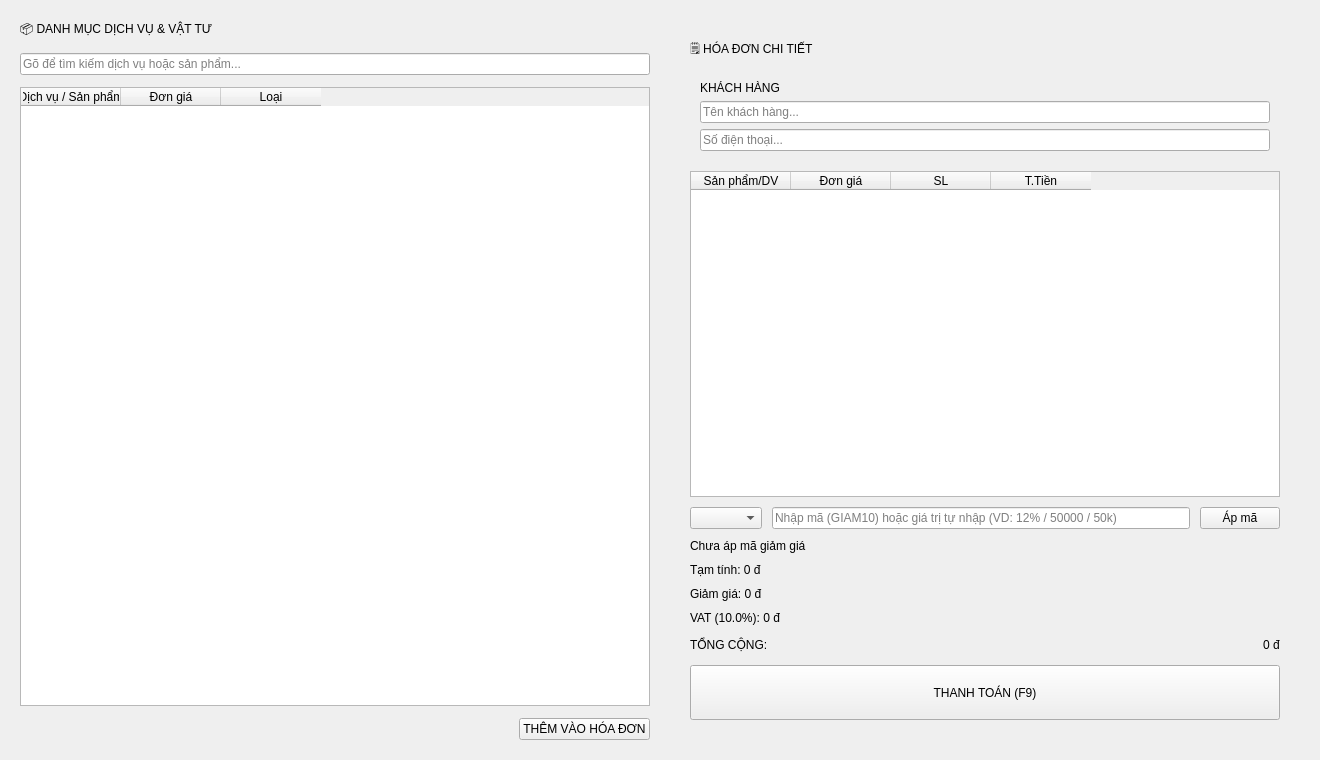
<?xml version="1.0" encoding="UTF-8"?>
<ui version="4.0">
 <class>POSForm</class>
 <widget class="QWidget" name="POSForm">
  <property name="geometry">
   <rect>
    <x>0</x>
    <y>0</y>
    <width>1320</width>
    <height>760</height>
   </rect>
  </property>
  <property name="windowTitle">
   <string>POS</string>
  </property>
  <layout class="QHBoxLayout" name="rootLayout">
   <property name="leftMargin">
    <number>20</number>
   </property>
   <property name="topMargin">
    <number>20</number>
   </property>
   <property name="rightMargin">
    <number>20</number>
   </property>
   <property name="bottomMargin">
    <number>20</number>
   </property>
   <property name="spacing">
    <number>20</number>
   </property>
   <item>
    <layout class="QVBoxLayout" name="leftLayout">
     <property name="spacing">
      <number>12</number>
     </property>
     <item>
      <widget class="QLabel" name="lbl_avail_title">
       <property name="text">
        <string>📦 DANH MỤC DỊCH VỤ &amp; VẬT TƯ</string>
       </property>
      </widget>
     </item>
     <item>
      <widget class="QLineEdit" name="txt_search_item">
       <property name="placeholderText">
        <string>Gõ để tìm kiếm dịch vụ hoặc sản phẩm...</string>
       </property>
      </widget>
     </item>
     <item>
      <widget class="QTableWidget" name="tbl_items">
       <column>
        <property name="text">
         <string>Dịch vụ / Sản phẩm</string>
        </property>
       </column>
       <column>
        <property name="text">
         <string>Đơn giá</string>
        </property>
       </column>
       <column>
        <property name="text">
         <string>Loại</string>
        </property>
       </column>
      </widget>
     </item>
     <item>
      <layout class="QHBoxLayout" name="addBtnLayout">
       <item>
        <spacer name="horizontalSpacerAdd">
         <property name="orientation">
          <enum>Qt::Horizontal</enum>
         </property>
         <property name="sizeHint" stdset="0">
          <size>
           <width>40</width>
           <height>20</height>
          </size>
         </property>
        </spacer>
       </item>
       <item>
        <widget class="QPushButton" name="btn_add_selected">
         <property name="text">
          <string>THÊM VÀO HÓA ĐƠN</string>
         </property>
        </widget>
       </item>
      </layout>
     </item>
    </layout>
   </item>
   <item>
    <widget class="QFrame" name="rightPanel">
     <layout class="QVBoxLayout" name="rightLayout">
      <property name="leftMargin">
       <number>20</number>
      </property>
      <property name="topMargin">
       <number>20</number>
      </property>
      <property name="rightMargin">
       <number>20</number>
      </property>
      <property name="bottomMargin">
       <number>20</number>
      </property>
      <property name="spacing">
       <number>10</number>
      </property>
      <item>
       <widget class="QLabel" name="lbl_invoice_title">
        <property name="text">
         <string>🗒️ HÓA ĐƠN CHI TIẾT</string>
        </property>
       </widget>
      </item>
      <item>
       <widget class="QFrame" name="customerFrame">
        <layout class="QVBoxLayout" name="customerLayout">
         <property name="leftMargin">
          <number>10</number>
         </property>
         <property name="topMargin">
          <number>10</number>
         </property>
         <property name="rightMargin">
          <number>10</number>
         </property>
         <property name="bottomMargin">
          <number>10</number>
         </property>
         <item>
          <widget class="QLabel" name="lbl_customer_title">
           <property name="text">
            <string>KHÁCH HÀNG</string>
           </property>
          </widget>
         </item>
         <item>
          <widget class="QLineEdit" name="txt_customer">
           <property name="placeholderText">
            <string>Tên khách hàng...</string>
           </property>
          </widget>
         </item>
         <item>
          <widget class="QLineEdit" name="txt_customer_phone">
           <property name="placeholderText">
            <string>Số điện thoại...</string>
           </property>
          </widget>
         </item>
        </layout>
       </widget>
      </item>
      <item>
       <widget class="QTableWidget" name="tbl_cart">
        <column>
         <property name="text">
          <string>Sản phẩm/DV</string>
         </property>
        </column>
        <column>
         <property name="text">
          <string>Đơn giá</string>
         </property>
        </column>
        <column>
         <property name="text">
          <string>SL</string>
         </property>
        </column>
        <column>
         <property name="text">
          <string>T.Tiền</string>
         </property>
        </column>
       </widget>
      </item>
      <item>
       <layout class="QHBoxLayout" name="discountLayout">
        <item>
         <widget class="QComboBox" name="cmb_discount"/>
        </item>
        <item>
         <widget class="QLineEdit" name="txt_discount_code">
          <property name="placeholderText">
           <string>Nhập mã (GIAM10) hoặc giá trị tự nhập (VD: 12% / 50000 / 50k)</string>
          </property>
         </widget>
        </item>
        <item>
         <widget class="QPushButton" name="btn_apply_discount">
          <property name="text">
           <string>Áp mã</string>
          </property>
         </widget>
        </item>
       </layout>
      </item>
      <item>
       <widget class="QLabel" name="lbl_discount_note">
        <property name="text">
         <string>Chưa áp mã giảm giá</string>
        </property>
       </widget>
      </item>
      <item>
       <widget class="QLabel" name="lbl_subtotal">
        <property name="text">
         <string>Tạm tính: 0 đ</string>
        </property>
       </widget>
      </item>
      <item>
       <widget class="QLabel" name="lbl_discount">
        <property name="text">
         <string>Giảm giá: 0 đ</string>
        </property>
       </widget>
      </item>
      <item>
       <widget class="QLabel" name="lbl_vat">
        <property name="text">
         <string>VAT (10.0%): 0 đ</string>
        </property>
       </widget>
      </item>
      <item>
       <layout class="QHBoxLayout" name="totalLayout">
        <item>
         <widget class="QLabel" name="lbl_total_title">
          <property name="text">
           <string>TỔNG CỘNG:</string>
          </property>
         </widget>
        </item>
        <item>
         <spacer name="horizontalSpacerTotal">
          <property name="orientation">
           <enum>Qt::Horizontal</enum>
          </property>
          <property name="sizeHint" stdset="0">
           <size>
            <width>40</width>
            <height>20</height>
           </size>
          </property>
         </spacer>
        </item>
        <item>
         <widget class="QLabel" name="lbl_total_v">
          <property name="text">
           <string>0 đ</string>
          </property>
         </widget>
        </item>
       </layout>
      </item>
      <item>
       <widget class="QPushButton" name="btn_pay">
        <property name="minimumSize">
         <size>
          <width>0</width>
          <height>55</height>
         </size>
        </property>
        <property name="text">
         <string>THANH TOÁN (F9)</string>
        </property>
       </widget>
      </item>
     </layout>
    </widget>
   </item>
  </layout>
 </widget>
 <resources/>
 <connections/>
</ui>
